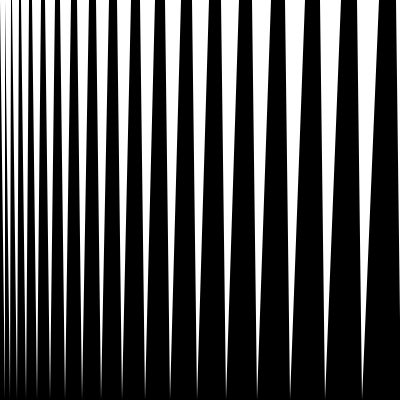
Frame 1 (no input)
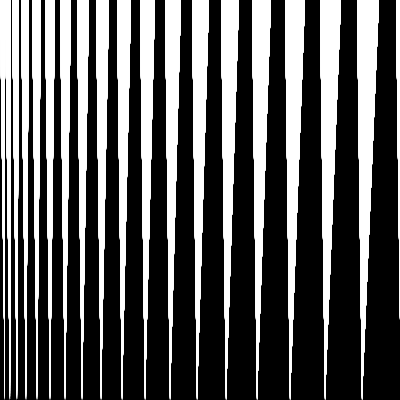
Frame 60 (the mouse pressed at the canvas centre just before this capture)
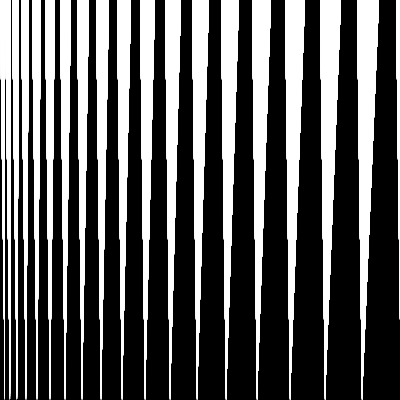
Frame 120 (the mouse held since frame 60 and released just before this capture)

The Processing sketch that drew these frames (run headless with seeded random() and noise(); from frame 60 on, the mouse is pressed at the canvas centre):

// Processing sketch: processing_10619
// ── processing_10619.pde

void setup ()
{
   
  size (400, 400);
  background (0);
  
  //fill(i);
  noStroke();
  smooth(); 
  
  
}

void draw ()
{
 smooth();
  
 // irgendwie hab ich den abnehmenden keil auf der rechte seite noch net hingekriegt.
     
  pushMatrix();
  for ( int i = 0 ; i <20; i++ )
  {

  triangle(0,0,5,height,5+i,0);
    translate (5+i*2,0);
  }
  popMatrix();
  
}
